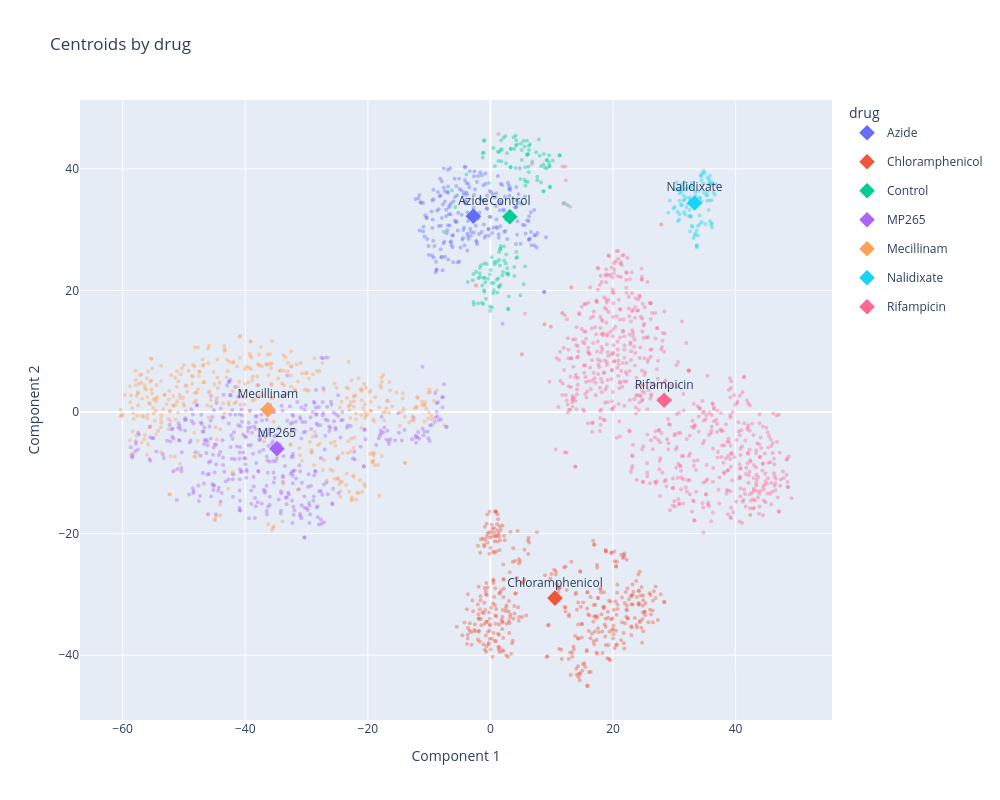

This figure's notebook cell:
### Markdown cell above
## 4. Visualization

Visualize the centroids of different drug treatments in the phenospace to observe how various antibiotics uniquely alter bacterial morphology over time.

### Code cell
pheno.plot_centroids(
    group_by=["drug"],
    method="tsne",
    show_points=True,
)

### Figure 1 — Plotly figure (JSON) as saved in the notebook; plotly's stock layout.template omitted (floating-point values rounded to 4 significant figures; data arrays with more than 128 entries replaced by an {"elided": "..."} marker saying what was removed)
{"data": [{"legendgroup": "Azide", "marker": {"color": "#636EFA", "opacity": 0.4, "size": 4}, "mode": "markers", "name": "Azide", "showlegend": false, "type": "scatter", "x": {"elided": "226 float values"}, "y": {"elided": "226 float values"}}, {"legendgroup": "Chloramphenicol", "marker": {"color": "#EF553B", "opacity": 0.4, "size": 4}, "mode": "markers", "name": "Chloramphenicol", "showlegend": false, "type": "scatter", "x": {"elided": "429 float values"}, "y": {"elided": "429 float values"}}, {"legendgroup": "Control", "marker": {"color": "#00CC96", "opacity": 0.4, "size": 4}, "mode": "markers", "name": "Control", "showlegend": false, "type": "scatter", "x": {"elided": "153 float values"}, "y": {"elided": "153 float values"}}, {"legendgroup": "MP265", "marker": {"color": "#AB63FA", "opacity": 0.4, "size": 4}, "mode": "markers", "name": "MP265", "showlegend": false, "type": "scatter", "x": {"elided": "441 float values"}, "y": {"elided": "441 float values"}}, {"legendgroup": "Mecillinam", "marker": {"color": "#FFA15A", "opacity": 0.4, "size": 4}, "mode": "markers", "name": "Mecillinam", "showlegend": false, "type": "scatter", "x": {"elided": "437 float values"}, "y": {"elided": "437 float values"}}, {"legendgroup": "Nalidixate", "marker": {"color": "#19D3F3", "opacity": 0.4, "size": 4}, "mode": "markers", "name": "Nalidixate", "showlegend": false, "type": "scatter", "x": [32.2, 34.38, 36.11, 31.69, 35.37, 30.6, 33.87, 35.6, 34.09, 36.16, 31.49, 30.6, 34.95, 30.06, 32.51, 32.54, 35.67, 36.0, 30.36, 33.65, 34.16, 34.82, 31.06, 35.71, 32.4, 34.33, 36.7, 34.44, 35.44, 35.74, 29.84, 33.86, 30.09, 32.54, 33.93, 32.96, 33.55, 32.84, 32.84, 34.41, 35.82, 32.42, 32.75, 31.5, 35.81, 36.39, 32.46, 32.77, 29.02, 33.64, 36.59, 31.17, 34.12, 35.38, 34.48, 36.07, 30.9, 30.83, 33.41, 31.25, 35.22, 30.88, 29.29, 34.74, 31.64, 33.44, 34.58, 31.96, 34.2, 32.79, 35.06, 31.2, 33.12, 36.12, 31.79, 35.33, 31.23, 31.08, 35.94, 31.96, 33.66, 35.75, 33.39, 30.54, 33.69, 31.79, 32.58, 30.8, 34.82, 33.5, 31.58], "y": [34.2, 38.86, 37.87, 37.82, 36.26, 31.45, 29.07, 33.23, 35.13, 30.35, 34.79, 36.52, 39.27, 33.74, 34.94, 29.74, 38.23, 30.88, 37.78, 27.42, 30.93, 39.7, 36.6, 37.74, 36.89, 38.92, 37.51, 34.68, 38.56, 34.81, 33.48, 30.62, 36.69, 35.32, 36.35, 30.48, 34.09, 37.68, 30.59, 38.19, 31.42, 32.21, 34.67, 35.64, 38.89, 36.16, 33.25, 32.15, 32.79, 29.86, 35.81, 36.31, 32.33, 35.62, 31.29, 34.87, 36.02, 34.76, 36.2, 34.02, 35.72, 32.55, 34.8, 37.62, 34.92, 29.32, 39.33, 33.67, 35.31, 37.02, 30.93, 37.45, 28.63, 31.08, 36.68, 34.78, 36.97, 34.12, 37.43, 35.3, 27.33, 37.47, 29.03, 32.94, 27.12, 32.5, 32.31, 31.7, 36.07, 35.56, 32.93]}, {"legendgroup": "Rifampicin", "marker": {"color": "#FF6692", "opacity": 0.4, "size": 4}, "mode": "markers", "name": "Rifampicin", "showlegend": false, "type": "scatter", "x": {"elided": "713 float values"}, "y": {"elided": "713 float values"}}, {"legendgroup": "Azide", "marker": {"color": "#636EFA", "size": 12, "symbol": "diamond"}, "mode": "markers+text", "name": "Azide", "showlegend": true, "text": ["Azide"], "textfont": {"size": 12}, "textposition": "top center", "type": "scatter", "x": [-2.783], "y": [32.23]}, {"legendgroup": "Chloramphenicol", "marker": {"color": "#EF553B", "size": 12, "symbol": "diamond"}, "mode": "markers+text", "name": "Chloramphenicol", "showlegend": true, "text": ["Chloramphenicol"], "textfont": {"size": 12}, "textposition": "top center", "type": "scatter", "x": [10.53], "y": [-30.61]}, {"legendgroup": "Control", "marker": {"color": "#00CC96", "size": 12, "symbol": "diamond"}, "mode": "markers+text", "name": "Control", "showlegend": true, "text": ["Control"], "textfont": {"size": 12}, "textposition": "top center", "type": "scatter", "x": [3.167], "y": [32.14]}, {"legendgroup": "MP265", "marker": {"color": "#AB63FA", "size": 12, "symbol": "diamond"}, "mode": "markers+text", "name": "MP265", "showlegend": true, "text": ["MP265"], "textfont": {"size": 12}, "textposition": "top center", "type": "scatter", "x": [-34.84], "y": [-6.025]}, {"legendgroup": "Mecillinam", "marker": {"color": "#FFA15A", "size": 12, "symbol": "diamond"}, "mode": "markers+text", "name": "Mecillinam", "showlegend": true, "text": ["Mecillinam"], "textfont": {"size": 12}, "textposition": "top center", "type": "scatter", "x": [-36.33], "y": [0.4065]}, {"legendgroup": "Nalidixate", "marker": {"color": "#19D3F3", "size": 12, "symbol": "diamond"}, "mode": "markers+text", "name": "Nalidixate", "showlegend": true, "text": ["Nalidixate"], "textfont": {"size": 12}, "textposition": "top center", "type": "scatter", "x": [33.3], "y": [34.4]}, {"legendgroup": "Rifampicin", "marker": {"color": "#FF6692", "size": 12, "symbol": "diamond"}, "mode": "markers+text", "name": "Rifampicin", "showlegend": true, "text": ["Rifampicin"], "textfont": {"size": 12}, "textposition": "top center", "type": "scatter", "x": [28.34], "y": [1.942]}], "layout": {"height": 800, "legend": {"title": {"text": "drug"}}, "title": {"text": "Centroids by drug"}, "width": 1000, "xaxis": {"title": {"text": "Component 1"}}, "yaxis": {"title": {"text": "Component 2"}}}}
